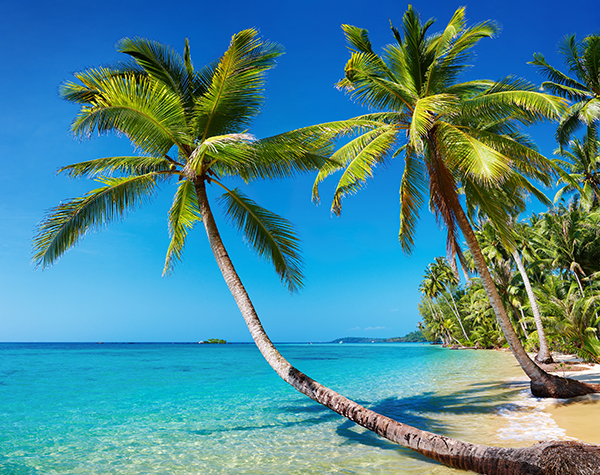
#> input picture Data/Input/png/beach.png, 600 x 475 px
$ python grayscale_histogram.py -i ../../Data/Input/png/beach.png
#> lines starting #> are read from the running program, lines starting #| are printed output that depends on the picture
# Usage
# python grayscale_histogram.py -i ../../Data/Input/png/beach.png

# Import the libraries
import cv2
import argparse
import matplotlib.pyplot as plt

# Add command line arguments
ap = argparse.ArgumentParser()
ap.add_argument("-i", "--input", type=str,
                required=True, help="Input image path")
args = vars(ap.parse_args())

# Load the image
image = cv2.imread(args['input'])
#> image is the input picture: shape (475, 600, 3); mean B, G, R 148.4, 136.5, 73.3
gray = cv2.cvtColor(image, cv2.COLOR_BGR2GRAY)
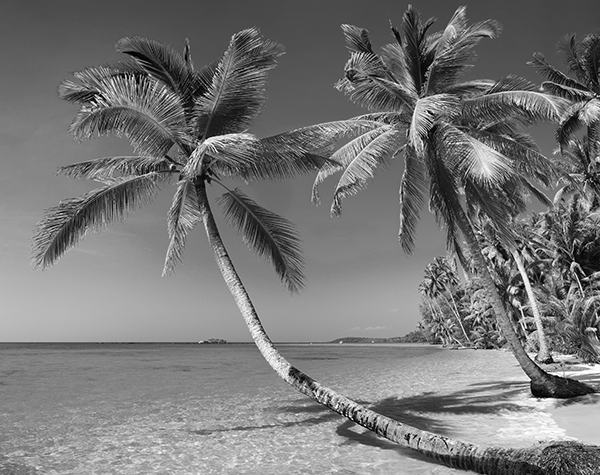
#> gray: shape (475, 600); min 0, max 255, mean 118.9
# cv2.imshow("Grayscale", gray)

# Calculate histogram for pixel intensities in the image
hist = cv2.calcHist([gray], [0], None, [256], [0, 256])
#> hist = 256 values, max 3566 at index 130, min 28 at index 253, mean 1113.3

# Plot the image and histogram side by side using matplotlib
plt.figure()
plt.axis('off')
# Convert to RGB from grayscale because matplotlib expects image in RGB space
plt.imshow(cv2.cvtColor(gray, cv2.COLOR_GRAY2RGB))

# Plot the histogram
plt.figure()
plt.xlabel("Bins")
plt.ylabel("Frequency")
plt.title("Grayscale histogram")
plt.plot(hist)

# We should normalize the histogram as the size of image can vary for 2 images
hist /= hist.sum()
#> hist = 256 values, max 0.0125 at index 130, min 9.82e-05 at index 253, mean 0.00391

plt.figure()
plt.title("Grascale histogram (Normalized)")
plt.xlabel("Bins")
plt.ylabel("Frequency(Normalized)")
plt.plot(hist)
plt.show()
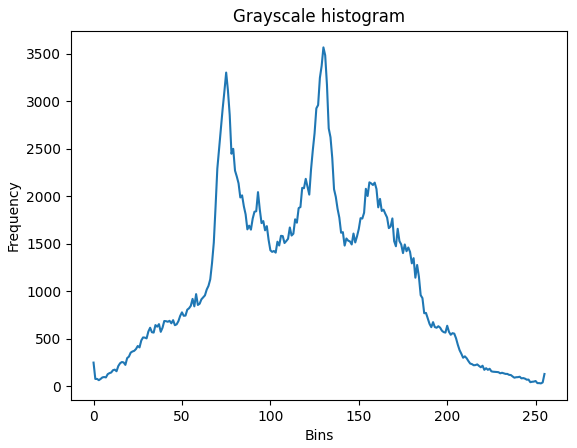
#> figure drawn by matplotlib, 1 panel; curve peaks at x = 130, y = 3566
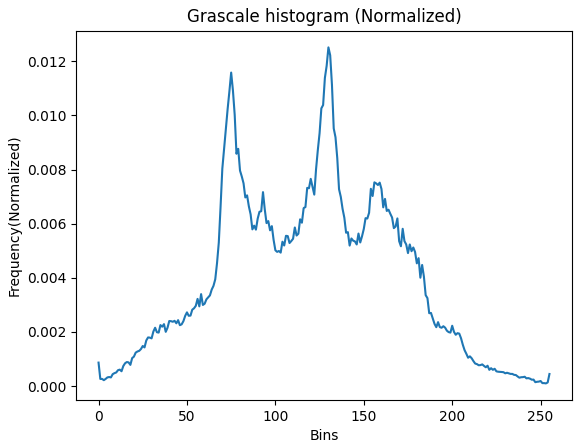
#> figure drawn by matplotlib, 1 panel; curve peaks at x = 130, y = 0.0125

$ run again, with Data/Input/png/bricks.png copied over Data/Input/png/beach.png
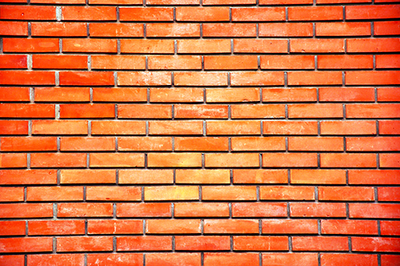
#> input picture Data/Input/png/bricks.png, 400 x 266 px
#> image is the input picture: shape (266, 400, 3); mean B, G, R 66.4, 117, 216.7
#> `gray = cv2.cvtColor(image, cv2.COLOR_BGR2GRAY)`:
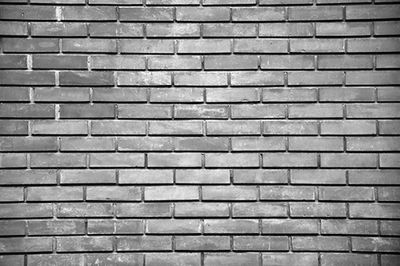
#> gray: shape (266, 400); min 0, max 255, mean 141
#> `hist = cv2.calcHist([gray], [0], None, [256], [0, 256])`: hist = 256 values, max 2459 at index 0, min 2 at index 254, mean 415.6
#> `hist /= hist.sum()`: hist = 256 values, max 0.0231 at index 0, min 1.88e-05 at index 254, mean 0.00391
#> `plt.show()`:
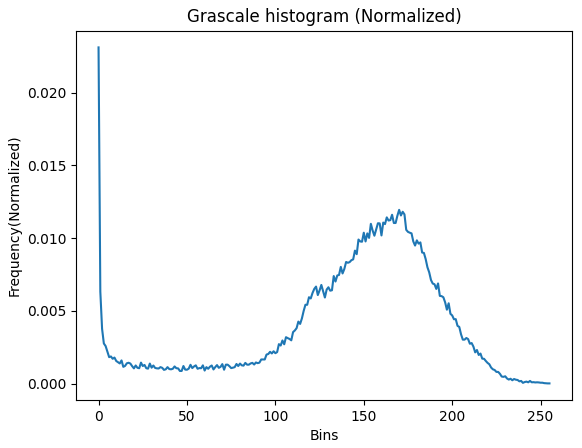
#> figure drawn by matplotlib, 1 panel; curve peaks at x = 0, y = 0.0231
